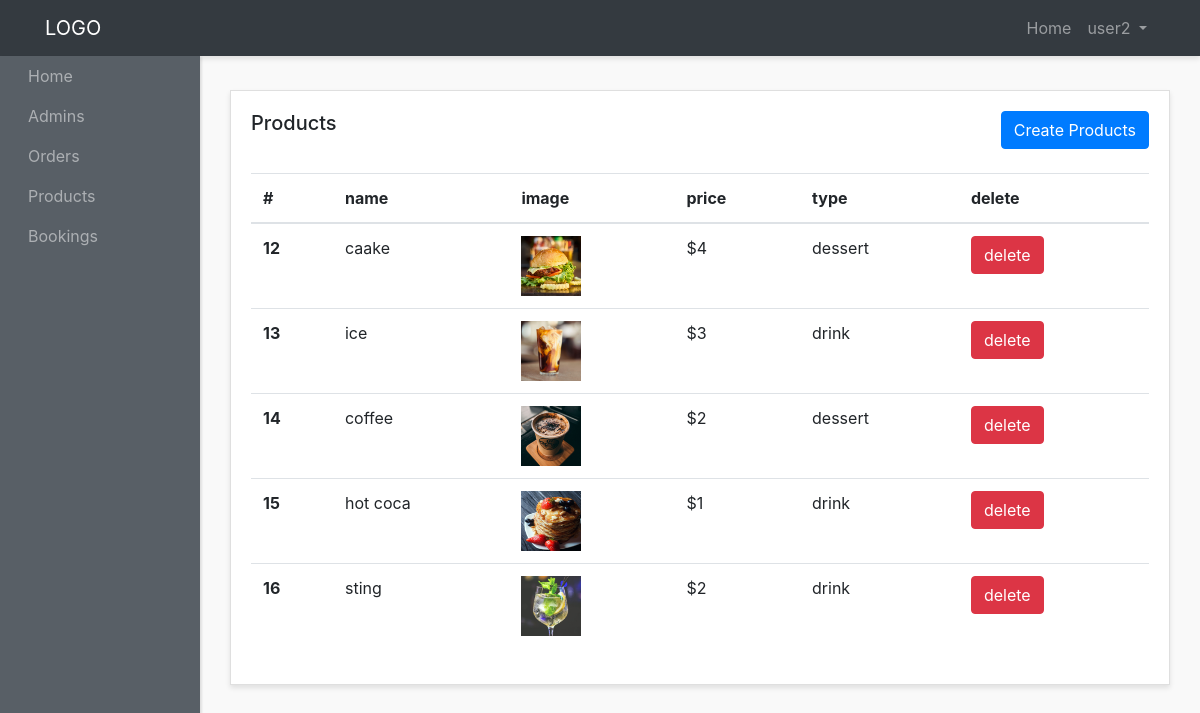
Screenshot of /admin-panel/products-admins/show-products.php (signed in) with the database file from the repository.
### tables this page shows
CREATE TABLE `products` (
  `id` int(10) NOT NULL,
  `name` varchar(200) NOT NULL,
  `image` varchar(200) NOT NULL,
  `description` text NOT NULL,
  `price` varchar(10) NOT NULL,
  `type` varchar(200) NOT NULL,
  `created_at` timestamp NOT NULL DEFAULT current_timestamp()
);

### admin-panel/products-admins/show-products.php (the view, shortened to what this page needs)
<?php require "../layouts/header.php"; ?>
<?php require "../../config/config.php"; ?>
<?php
  $products = $conn->query("SELECT * FROM products");
  $products->execute();
  $allProducts = $products->fetchAll(PDO::FETCH_OBJ);
?>
      <div class="row">
        <div class="col">
          <div class="card">
            <div class="card-body">
              <h5 class="card-title mb-4 d-inline">Products</h5>
              <a  href="create-products.php" class="btn btn-primary mb-4 text-center float-right">Create Products</a>
              <table class="table">
                <thead>
                  <tr>
                    <th scope="col">#</th>
                    <th scope="col">name</th>
                    <th scope="col">image</th>
                    <th scope="col">price</th>
                    <th scope="col">type</th>
                    <th scope="col">delete</th>
                  </tr>
                </thead>
                <tbody>
                  <?php foreach($allProducts as $product) : ?>
                    <tr>
                      <th scope="row"><?php echo $product->id; ?></th>
                      <td><?php echo $product->name; ?></td>
                      <td><img src="images/<?php echo $product->image; ?>" style="width: 60px; height: 60px"></td>
                      <td>$<?php echo $product->price; ?></td>
                      <td><?php echo $product->type; ?></td>
                      <td><a href="delete-products.php?id=<?php echo $product->id; ?>" class="btn btn-danger  text-center ">delete</a></td>
                    </tr>
                  <?php endforeach; ?>
                </tbody>
              </table>
            </div>
          </div>
        </div>
      </div>
<?php require "../layouts/footer.php"; ?>

### admin-panel/layouts/header.php (shortened to what this page needs)
?><!DOCTYPE html>
<html lang="en">
<head>
    <link href="http://maxcdn.bootstrapcdn.com/bootstrap/4.0.0/css/bootstrap.min.css" rel="stylesheet">
     <link href="<?php echo ADMINURL; ?>/styles/style.css" rel="stylesheet">
</head>
<body>
<div id="wrapper">
    <nav class="navbar header-top fixed-top navbar-expand-lg  navbar-dark bg-dark">
      <div class="container">
      <a class="navbar-brand" href="#">LOGO</a>
      <div class="collapse navbar-collapse" id="navbarText">
        <?php if(isset($_SESSION['admin_name'])) : ?>
        <ul class="navbar-nav side-nav" >
          <li class="nav-item">
            <a class="nav-link" style="margin-left: 20px;" href="<?php echo ADMINURL; ?>">Home
            </a>
          </li>
          <li class="nav-item">
            <a class="nav-link" href="<?php echo ADMINURL; ?>/admins/admins.php" style="margin-left: 20px;">Admins</a>
          </li>
          <li class="nav-item">
            <a class="nav-link" href="<?php echo ADMINURL; ?>/orders-admins/show-orders.php" style="margin-left: 20px;">Orders</a>
          </li>
          <li class="nav-item">
            <a class="nav-link" href="<?php echo ADMINURL; ?>/products-admins/show-products.php" style="margin-left: 20px;">Products</a>
          </li>
          <li class="nav-item">
            <a class="nav-link" href="<?php echo ADMINURL; ?>/bookings-admins/show-bookings.php" style="margin-left: 20px;">Bookings</a>
          </li>
        </ul>
        <?php endif; ?>
        <ul class="navbar-nav ml-md-auto d-md-flex">
          <?php if(isset($_SESSION['admin_name'])) : ?>
              <li class="nav-item">
                <a class="nav-link" href="<?php echo ADMINURL; ?>">Home
                </a>
              </li>
              <li class="nav-item dropdown">
                <a class="nav-link  dropdown-toggle" href="#" id="navbarDropdown" role="button" data-toggle="dropdown" aria-haspopup="true" aria-expanded="false">
                  <?php echo $_SESSION['admin_name']; ?>
                </a>
              </li>
            <?php endif; ?>
        </ul>
      </div>
    </div>
    </nav>
    <div class="container-fluid">

### admin-panel/layouts/footer.php (shortened to what this page needs)
</div>
  </div>
</body>
</html>

### admin-panel/styles/style.css (style rules this page uses)
body { background:#f9f9f9; }
#wrapper { padding:90px 15px; }
.navbar-expand-lg .navbar-nav.side-nav { flex-direction: column; }
.card { margin-bottom: 15px; border-radius:0; box-shadow: 0 3px 5px rgba(0,0,0,.1); }
.header-top { box-shadow: 0 3px 5px rgba(0,0,0,.1) }
@media (min-width:992px) { #wrapper { margin-left: 200px;padding: 90px 15px 15px; } }
@media (min-width:992px) { .navbar-nav.side-nav { background: #585f66;box-shadow: 2px 1px 2px rgba(0,0,0,.1);position:fixed;top:56px;flex-direction: column!important;left:0;width:200px;overflow-y:auto;bottom:0;overflow-x:hidden;padding-bottom:40px } }

### rows the page displays
products: id "12", name "caake", image (picture), price "4", type "dessert"
products: id "13", name "ice", image (picture), price "3", type "drink"
products: id "14", name "coffee", image (picture), price "2", type "dessert"
products: id "15", name "hot coca", image (picture), price "1", type "drink"
products: id "16", name "sting", image (picture), price "2", type "drink"

### other values shown
$_SESSION['admin_name'] "user2"
